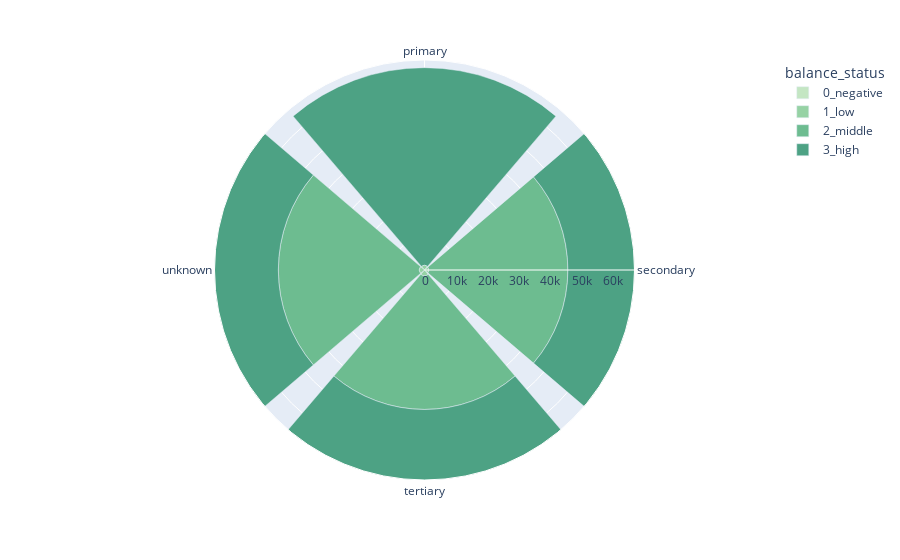

Notebook source saved alongside this figure:
### Code cell
#balance bar_polar plot by balance_status and education
job_balance = df.groupby(['education', 'balance_status'])['balance'].mean()
# aaa = pd.DataFrame(job_balance)
# aaa.to_excel('./group_by3.xlsx')
gbp_data = pd.read_excel('./group_by3.xlsx')
gbp_data.sort_values(by=['balance_status'])
gbp_data.replace({'balance_status': {"negative":'0_negative', "low":'1_low', "middle":'2_middle', "high":'3_high'}}, inplace=True) 
gbp_data = gbp_data.sort_values(by=['balance_status'], ascending=True)
fig = px.bar_polar(gbp_data, r="balance", theta="education",
                   color="balance_status", range_r = [gbp_data['balance'].min(),gbp_data['balance'].max()],barmode='relative',
                   color_discrete_sequence= px.colors.sequential.Blugrn)
fig.show()

### Figure 1 — Plotly figure (JSON) as saved in the notebook; plotly's stock layout.template omitted (floating-point values rounded to 4 significant figures)
{"data": [{"hovertemplate": "balance_status=0_negative<br>balance=%{r}<br>education=%{theta}<extra></extra>", "legendgroup": "0_negative", "marker": {"color": "rgb(196, 230, 195)", "pattern": {"shape": ""}}, "name": "0_negative", "r": [-257.0, -308.9, -416.3, -308.3], "showlegend": true, "subplot": "polar", "theta": ["primary", "secondary", "tertiary", "unknown"], "type": "barpolar"}, {"hovertemplate": "balance_status=1_low<br>balance=%{r}<br>education=%{theta}<extra></extra>", "legendgroup": "1_low", "marker": {"color": "rgb(150, 210, 164)", "pattern": {"shape": ""}}, "name": "1_low", "r": [1364.0, 1292.0, 1817.0, 1576.0], "showlegend": true, "subplot": "polar", "theta": ["primary", "secondary", "tertiary", "unknown"], "type": "barpolar"}, {"hovertemplate": "balance_status=2_middle<br>balance=%{r}<br>education=%{theta}<extra></extra>", "legendgroup": "2_middle", "marker": {"color": "rgb(109, 188, 144)", "pattern": {"shape": ""}}, "name": "2_middle", "r": [44640.0, 42960.0, 45248], "showlegend": true, "subplot": "polar", "theta": ["secondary", "tertiary", "unknown"], "type": "barpolar"}, {"hovertemplate": "balance_status=3_high<br>balance=%{r}<br>education=%{theta}<extra></extra>", "legendgroup": "3_high", "marker": {"color": "rgb(77, 162, 132)", "pattern": {"shape": ""}}, "name": "3_high", "r": [63450.0, 62590.0, 67010.0, 64343], "showlegend": true, "subplot": "polar", "theta": ["primary", "secondary", "tertiary", "unknown"], "type": "barpolar"}], "layout": {"barmode": "relative", "legend": {"title": {"text": "balance_status"}, "tracegroupgap": 0}, "margin": {"t": 60}, "polar": {"angularaxis": {"direction": "clockwise", "rotation": 90}, "domain": {"x": [0, 1], "y": [0, 1]}, "radialaxis": {"range": [-416.3, 67010.0]}}}}
